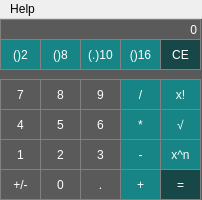
<?xml version="1.0" encoding="UTF-8"?>
<ui version="4.0">
 <class>MainWindow</class>
 <widget class="QMainWindow" name="MainWindow">
  <property name="geometry">
   <rect>
    <x>0</x>
    <y>0</y>
    <width>202</width>
    <height>200</height>
   </rect>
  </property>
  <property name="sizePolicy">
   <sizepolicy hsizetype="Fixed" vsizetype="Fixed">
    <horstretch>0</horstretch>
    <verstretch>0</verstretch>
   </sizepolicy>
  </property>
  <property name="minimumSize">
   <size>
    <width>202</width>
    <height>200</height>
   </size>
  </property>
  <property name="maximumSize">
   <size>
    <width>202</width>
    <height>260</height>
   </size>
  </property>
  <property name="windowTitle">
   <string>TheCalcIsALie</string>
  </property>
  <property name="layoutDirection">
   <enum>Qt::LeftToRight</enum>
  </property>
  <property name="styleSheet">
   <string notr="true">QMainWindow{
	background-color:rgb(90,90,90);
}</string>
  </property>
  <widget class="QWidget" name="centralwidget">
   <property name="sizePolicy">
    <sizepolicy hsizetype="Fixed" vsizetype="Fixed">
     <horstretch>0</horstretch>
     <verstretch>0</verstretch>
    </sizepolicy>
   </property>
   <property name="layoutDirection">
    <enum>Qt::RightToLeft</enum>
   </property>
   <widget class="QPushButton" name="buttonTo8">
    <property name="geometry">
     <rect>
      <x>40</x>
      <y>20</y>
      <width>41</width>
      <height>31</height>
     </rect>
    </property>
    <property name="styleSheet">
     <string notr="true">QPushButton {
  background-color: rgb(23, 133, 133);
  border: 1px solid gray;
	color:white;
}
QPushButton:pressed {
    background-color: qlineargradient(x1: 0, y1: 0, x2: 0, y2: 1,
                                      stop: 0 rgb(0,0,0), stop: 1 rgb(23, 101, 101));
	color:white;
}</string>
    </property>
    <property name="text">
     <string>()8</string>
    </property>
   </widget>
   <widget class="QPushButton" name="num9">
    <property name="geometry">
     <rect>
      <x>80</x>
      <y>60</y>
      <width>41</width>
      <height>31</height>
     </rect>
    </property>
    <property name="accessibleName">
     <string>9</string>
    </property>
    <property name="styleSheet">
     <string notr="true">QPushButton {
  background-color: rgb(90,90,90);
  border: 1px solid gray;
	color:white;
}
QPushButton:pressed {
    background-color: qlineargradient(x1: 0, y1: 0, x2: 0, y2: 1,
                                      stop: 0 rgb(0,0,0), stop: 1 rgb(90,90,90));
	color:white;
}</string>
    </property>
    <property name="text">
     <string>9</string>
    </property>
   </widget>
   <widget class="QPushButton" name="num0">
    <property name="geometry">
     <rect>
      <x>40</x>
      <y>150</y>
      <width>41</width>
      <height>31</height>
     </rect>
    </property>
    <property name="styleSheet">
     <string notr="true">QPushButton {
  background-color: rgb(90,90,90);
  border: 1px solid gray;
	color:white;
}
QPushButton:pressed {
    background-color: qlineargradient(x1: 0, y1: 0, x2: 0, y2: 1,
                                      stop: 0 rgb(0,0,0), stop: 1 rgb(90,90,90));
	color:white;
}</string>
    </property>
    <property name="text">
     <string>0</string>
    </property>
   </widget>
   <widget class="QPushButton" name="buttonTo16">
    <property name="geometry">
     <rect>
      <x>120</x>
      <y>20</y>
      <width>41</width>
      <height>31</height>
     </rect>
    </property>
    <property name="styleSheet">
     <string notr="true">QPushButton {
  background-color: rgb(23, 133, 133);
  border: 1px solid gray;
	color:white;
}
QPushButton:pressed {
    background-color: qlineargradient(x1: 0, y1: 0, x2: 0, y2: 1,
                                      stop: 0 rgb(0,0,0), stop: 1 rgb(23, 101, 101));
	color:white;
}</string>
    </property>
    <property name="text">
     <string>()16</string>
    </property>
   </widget>
   <widget class="QPushButton" name="num6">
    <property name="geometry">
     <rect>
      <x>80</x>
      <y>90</y>
      <width>41</width>
      <height>31</height>
     </rect>
    </property>
    <property name="accessibleName">
     <string>6</string>
    </property>
    <property name="styleSheet">
     <string notr="true">QPushButton {
  background-color: rgb(90,90,90);
  border: 1px solid gray;
	color:white;
}
QPushButton:pressed {
    background-color: qlineargradient(x1: 0, y1: 0, x2: 0, y2: 1,
                                      stop: 0 rgb(0,0,0), stop: 1 rgb(90,90,90));
	color:white;
}</string>
    </property>
    <property name="text">
     <string>6</string>
    </property>
   </widget>
   <widget class="QPushButton" name="buttonPlus">
    <property name="geometry">
     <rect>
      <x>120</x>
      <y>150</y>
      <width>41</width>
      <height>31</height>
     </rect>
    </property>
    <property name="styleSheet">
     <string notr="true">QPushButton {
  background-color: rgb(23, 133, 133);
  border: 1px solid gray;
	color:white;
}
QPushButton:pressed {
    background-color: qlineargradient(x1: 0, y1: 0, x2: 0, y2: 1,
                                      stop: 0 rgb(0,0,0), stop: 1 rgb(23, 101, 101));
	color:white;
}</string>
    </property>
    <property name="text">
     <string>+</string>
    </property>
   </widget>
   <widget class="QPushButton" name="num5">
    <property name="geometry">
     <rect>
      <x>40</x>
      <y>90</y>
      <width>41</width>
      <height>31</height>
     </rect>
    </property>
    <property name="accessibleName">
     <string>5</string>
    </property>
    <property name="styleSheet">
     <string notr="true">QPushButton {
  background-color: rgb(90,90,90);
  border: 1px solid gray;
	color:white;
}
QPushButton:pressed {
    background-color: qlineargradient(x1: 0, y1: 0, x2: 0, y2: 1,
                                      stop: 0 rgb(0,0,0), stop: 1 rgb(90,90,90));
	color:white;
}</string>
    </property>
    <property name="text">
     <string>5</string>
    </property>
   </widget>
   <widget class="QPushButton" name="buttonRoot">
    <property name="geometry">
     <rect>
      <x>160</x>
      <y>90</y>
      <width>41</width>
      <height>31</height>
     </rect>
    </property>
    <property name="styleSheet">
     <string notr="true">QPushButton {
  background-color: rgb(23, 133, 133);
  border: 1px solid gray;
	color:white;
}
QPushButton:pressed {
    background-color: qlineargradient(x1: 0, y1: 0, x2: 0, y2: 1,
                                      stop: 0 rgb(0,0,0), stop: 1 rgb(23, 101, 101));
	color:white;
}</string>
    </property>
    <property name="text">
     <string>√</string>
    </property>
   </widget>
   <widget class="QPushButton" name="buttonTimes">
    <property name="geometry">
     <rect>
      <x>120</x>
      <y>90</y>
      <width>41</width>
      <height>31</height>
     </rect>
    </property>
    <property name="styleSheet">
     <string notr="true">QPushButton {
  background-color: rgb(23, 133, 133);
  border: 1px solid gray;
	color:white;
}
QPushButton:pressed {
    background-color: qlineargradient(x1: 0, y1: 0, x2: 0, y2: 1,
                                      stop: 0 rgb(0,0,0), stop: 1 rgb(23, 101, 101));
	color:white;
}</string>
    </property>
    <property name="text">
     <string>*</string>
    </property>
   </widget>
   <widget class="QPushButton" name="num2">
    <property name="geometry">
     <rect>
      <x>40</x>
      <y>120</y>
      <width>41</width>
      <height>31</height>
     </rect>
    </property>
    <property name="accessibleName">
     <string>2</string>
    </property>
    <property name="styleSheet">
     <string notr="true">QPushButton {
  background-color: rgb(90,90,90);
  border: 1px solid gray;
	color:white;
}
QPushButton:pressed {
    background-color: qlineargradient(x1: 0, y1: 0, x2: 0, y2: 1,
                                      stop: 0 rgb(0,0,0), stop: 1 rgb(90,90,90));
	color:white;
}</string>
    </property>
    <property name="text">
     <string>2</string>
    </property>
   </widget>
   <widget class="QPushButton" name="num7">
    <property name="geometry">
     <rect>
      <x>0</x>
      <y>60</y>
      <width>41</width>
      <height>31</height>
     </rect>
    </property>
    <property name="accessibleName">
     <string>7</string>
    </property>
    <property name="styleSheet">
     <string notr="true">QPushButton {
  background-color: rgb(90,90,90);
  border: 1px solid gray;
	color:white;
}
QPushButton:pressed {
    background-color: qlineargradient(x1: 0, y1: 0, x2: 0, y2: 1,
                                      stop: 0 rgb(0,0,0), stop: 1 rgb(90,90,90));
	color:white;
}</string>
    </property>
    <property name="text">
     <string>7</string>
    </property>
   </widget>
   <widget class="QPushButton" name="buttonCE">
    <property name="geometry">
     <rect>
      <x>160</x>
      <y>20</y>
      <width>41</width>
      <height>31</height>
     </rect>
    </property>
    <property name="styleSheet">
     <string notr="true">QPushButton {
  background-color: rgb(23, 71, 71);
  border: 1px solid gray;
	color:white;
}
QPushButton:pressed {
    background-color: qlineargradient(x1: 0, y1: 0, x2: 0, y2: 1,
                                      stop: 0 rgb(0,0,0), stop: 1 rgb(23, 71, 71));
	color:white;
}</string>
    </property>
    <property name="text">
     <string>CE</string>
    </property>
   </widget>
   <widget class="QPushButton" name="buttonFac">
    <property name="geometry">
     <rect>
      <x>160</x>
      <y>60</y>
      <width>41</width>
      <height>31</height>
     </rect>
    </property>
    <property name="styleSheet">
     <string notr="true">QPushButton {
  background-color: rgb(23, 133, 133);
  border: 1px solid gray;
	color:white;
}
QPushButton:pressed {
    background-color: qlineargradient(x1: 0, y1: 0, x2: 0, y2: 1,
                                      stop: 0 rgb(0,0,0), stop: 1 rgb(23, 101, 101));
	color:white;
}</string>
    </property>
    <property name="text">
     <string>x!</string>
    </property>
   </widget>
   <widget class="QPushButton" name="num4">
    <property name="geometry">
     <rect>
      <x>0</x>
      <y>90</y>
      <width>41</width>
      <height>31</height>
     </rect>
    </property>
    <property name="accessibleName">
     <string>4</string>
    </property>
    <property name="styleSheet">
     <string notr="true">QPushButton {
  background-color: rgb(90,90,90);
  border: 1px solid gray;
	color:white;
}
QPushButton:pressed {
    background-color: qlineargradient(x1: 0, y1: 0, x2: 0, y2: 1,
                                      stop: 0 rgb(0,0,0), stop: 1 rgb(90,90,90));
	color:white;
}</string>
    </property>
    <property name="text">
     <string>4</string>
    </property>
   </widget>
   <widget class="QPushButton" name="buttonDot">
    <property name="geometry">
     <rect>
      <x>80</x>
      <y>150</y>
      <width>41</width>
      <height>31</height>
     </rect>
    </property>
    <property name="styleSheet">
     <string notr="true">QPushButton {
  background-color: rgb(90,90,90);
  border: 1px solid gray;
	color:white;
}
QPushButton:pressed {
    background-color: qlineargradient(x1: 0, y1: 0, x2: 0, y2: 1,
                                      stop: 0 rgb(0,0,0), stop: 1 rgb(90,90,90));
	color:white;
}</string>
    </property>
    <property name="text">
     <string>.</string>
    </property>
   </widget>
   <widget class="QPushButton" name="num1">
    <property name="geometry">
     <rect>
      <x>0</x>
      <y>120</y>
      <width>41</width>
      <height>31</height>
     </rect>
    </property>
    <property name="accessibleName">
     <string>1</string>
    </property>
    <property name="styleSheet">
     <string notr="true">QPushButton {
  background-color: rgb(90,90,90);
  border: 1px solid gray;
	color:white;
}
QPushButton:pressed {
    background-color: qlineargradient(x1: 0, y1: 0, x2: 0, y2: 1,
                                      stop: 0 rgb(0,0,0), stop: 1 rgb(90,90,90));
	color:white;
}
</string>
    </property>
    <property name="text">
     <string>1</string>
    </property>
   </widget>
   <widget class="QPushButton" name="num3">
    <property name="geometry">
     <rect>
      <x>80</x>
      <y>120</y>
      <width>41</width>
      <height>31</height>
     </rect>
    </property>
    <property name="accessibleName">
     <string>3</string>
    </property>
    <property name="styleSheet">
     <string notr="true">QPushButton {
  background-color: rgb(90,90,90);
  border: 1px solid gray;
	color:white;
}
QPushButton:pressed {
    background-color: qlineargradient(x1: 0, y1: 0, x2: 0, y2: 1,
                                      stop: 0 rgb(0,0,0), stop: 1 rgb(90,90,90));
	color:white;
}</string>
    </property>
    <property name="text">
     <string>3</string>
    </property>
   </widget>
   <widget class="QPushButton" name="num8">
    <property name="geometry">
     <rect>
      <x>40</x>
      <y>60</y>
      <width>41</width>
      <height>31</height>
     </rect>
    </property>
    <property name="accessibleName">
     <string>8</string>
    </property>
    <property name="styleSheet">
     <string notr="true">QPushButton {
  background-color: rgb(90,90,90);
  border: 1px solid gray;
	color:white;
}
QPushButton:pressed {
    background-color: qlineargradient(x1: 0, y1: 0, x2: 0, y2: 1,
                                      stop: 0 rgb(0,0,0), stop: 1 rgb(90,90,90));
	color:white;
}</string>
    </property>
    <property name="text">
     <string>8</string>
    </property>
   </widget>
   <widget class="QPushButton" name="buttonSign">
    <property name="geometry">
     <rect>
      <x>0</x>
      <y>150</y>
      <width>41</width>
      <height>31</height>
     </rect>
    </property>
    <property name="styleSheet">
     <string notr="true">QPushButton {
  background-color: rgb(90,90,90);
  border: 1px solid gray;
	color:white;
}
QPushButton:pressed {
    background-color: qlineargradient(x1: 0, y1: 0, x2: 0, y2: 1,
                                      stop: 0 rgb(0,0,0), stop: 1 rgb(90,90,90));
	color:white;
}</string>
    </property>
    <property name="text">
     <string>+/-</string>
    </property>
   </widget>
   <widget class="QPushButton" name="buttonTo2">
    <property name="geometry">
     <rect>
      <x>0</x>
      <y>20</y>
      <width>41</width>
      <height>31</height>
     </rect>
    </property>
    <property name="sizePolicy">
     <sizepolicy hsizetype="Fixed" vsizetype="Fixed">
      <horstretch>0</horstretch>
      <verstretch>0</verstretch>
     </sizepolicy>
    </property>
    <property name="styleSheet">
     <string notr="true">QPushButton {
  background-color: rgb(23, 133, 133);
  border: 1px solid gray;
	color:white;
}
QPushButton:pressed {
    background-color: qlineargradient(x1: 0, y1: 0, x2: 0, y2: 1,
                                      stop: 0 rgb(0,0,0), stop: 1 rgb(23, 101, 101));
	color:white;
}</string>
    </property>
    <property name="text">
     <string>()2</string>
    </property>
   </widget>
   <widget class="QPushButton" name="buttonEq">
    <property name="geometry">
     <rect>
      <x>160</x>
      <y>150</y>
      <width>41</width>
      <height>31</height>
     </rect>
    </property>
    <property name="styleSheet">
     <string notr="true">QPushButton {
  background-color: rgb(23, 71, 71);
  border: 1px solid gray;
	color:white;
}
QPushButton:pressed {
    background-color: qlineargradient(x1: 0, y1: 0, x2: 0, y2: 1,
                                      stop: 0 rgb(0,0,0), stop: 1 rgb(23, 71, 71));
	color:white;
}</string>
    </property>
    <property name="text">
     <string>=</string>
    </property>
   </widget>
   <widget class="QPushButton" name="buttonDiv">
    <property name="geometry">
     <rect>
      <x>120</x>
      <y>60</y>
      <width>41</width>
      <height>31</height>
     </rect>
    </property>
    <property name="styleSheet">
     <string notr="true">QPushButton {
  background-color: rgb(23, 133, 133);
  border: 1px solid gray;
	color:white;
}
QPushButton:pressed {
    background-color: qlineargradient(x1: 0, y1: 0, x2: 0, y2: 1,
                                      stop: 0 rgb(0,0,0), stop: 1 rgb(23, 101, 101));
	color:white;
}</string>
    </property>
    <property name="text">
     <string>/</string>
    </property>
   </widget>
   <widget class="QPushButton" name="buttonTo10">
    <property name="geometry">
     <rect>
      <x>80</x>
      <y>20</y>
      <width>41</width>
      <height>31</height>
     </rect>
    </property>
    <property name="styleSheet">
     <string notr="true">QPushButton {
  background-color: rgb(23, 133, 133);
  border: 1px solid gray;
	color:white;
}
QPushButton:pressed {
    background-color: qlineargradient(x1: 0, y1: 0, x2: 0, y2: 1,
                                      stop: 0 rgb(0,0,0), stop: 1 rgb(23, 101, 101));
	color:white;
}</string>
    </property>
    <property name="text">
     <string>(.)10</string>
    </property>
   </widget>
   <widget class="QPushButton" name="buttonMinus">
    <property name="geometry">
     <rect>
      <x>120</x>
      <y>120</y>
      <width>41</width>
      <height>31</height>
     </rect>
    </property>
    <property name="styleSheet">
     <string notr="true">QPushButton {
  background-color: rgb(23, 133, 133);
  border: 1px solid gray;
	color:white;
}
QPushButton:pressed {
    background-color: qlineargradient(x1: 0, y1: 0, x2: 0, y2: 1,
                                      stop: 0 rgb(0,0,0), stop: 1 rgb(23, 101, 101));
	color:white;
}</string>
    </property>
    <property name="text">
     <string>-</string>
    </property>
   </widget>
   <widget class="QPushButton" name="buttonExp">
    <property name="geometry">
     <rect>
      <x>160</x>
      <y>120</y>
      <width>41</width>
      <height>31</height>
     </rect>
    </property>
    <property name="styleSheet">
     <string notr="true">QPushButton {
  background-color: rgb(23, 133, 133);
  border: 1px solid gray;
	color:white;
}
QPushButton:pressed {
    background-color: qlineargradient(x1: 0, y1: 0, x2: 0, y2: 1,
                                      stop: 0 rgb(0,0,0), stop: 1 rgb(23, 101, 101));
	color:white;
}</string>
    </property>
    <property name="text">
     <string>x^n</string>
    </property>
   </widget>
   <widget class="QLabel" name="display">
    <property name="geometry">
     <rect>
      <x>0</x>
      <y>0</y>
      <width>201</width>
      <height>21</height>
     </rect>
    </property>
    <property name="layoutDirection">
     <enum>Qt::RightToLeft</enum>
    </property>
    <property name="styleSheet">
     <string notr="true">QLabel{
	border: 1px solid gray;
	qproperty-alignment: 'AlignVCenter | AlignRight';
	background-color:rgb(90,90,90);
	color:white;
}</string>
    </property>
    <property name="text">
     <string>0</string>
    </property>
    <property name="alignment">
     <set>Qt::AlignRight|Qt::AlignTrailing|Qt::AlignVCenter</set>
    </property>
   </widget>
   <widget class="QPushButton" name="numA">
    <property name="enabled">
     <bool>true</bool>
    </property>
    <property name="geometry">
     <rect>
      <x>0</x>
      <y>180</y>
      <width>41</width>
      <height>31</height>
     </rect>
    </property>
    <property name="accessibleName">
     <string>10</string>
    </property>
    <property name="styleSheet">
     <string notr="true">QPushButton {
  background-color: rgb(90,90,90);
  border: 1px solid gray;
	color:white;
}
QPushButton:pressed {
    background-color: qlineargradient(x1: 0, y1: 0, x2: 0, y2: 1,
                                      stop: 0 rgb(0,0,0), stop: 1 rgb(90,90,90));
	color:white;
}</string>
    </property>
    <property name="text">
     <string>A</string>
    </property>
   </widget>
   <widget class="QPushButton" name="numE">
    <property name="geometry">
     <rect>
      <x>40</x>
      <y>210</y>
      <width>41</width>
      <height>31</height>
     </rect>
    </property>
    <property name="accessibleName">
     <string>14</string>
    </property>
    <property name="styleSheet">
     <string notr="true">QPushButton {
  background-color: rgb(90,90,90);
  border: 1px solid gray;
	color:white;
}
QPushButton:pressed {
    background-color: qlineargradient(x1: 0, y1: 0, x2: 0, y2: 1,
                                      stop: 0 rgb(0,0,0), stop: 1 rgb(90,90,90));
	color:white;
}</string>
    </property>
    <property name="text">
     <string>E</string>
    </property>
   </widget>
   <widget class="QPushButton" name="numC">
    <property name="geometry">
     <rect>
      <x>80</x>
      <y>180</y>
      <width>41</width>
      <height>31</height>
     </rect>
    </property>
    <property name="accessibleName">
     <string>12</string>
    </property>
    <property name="styleSheet">
     <string notr="true">QPushButton {
  background-color: rgb(90,90,90);
  border: 1px solid gray;
	color:white;
}
QPushButton:pressed {
    background-color: qlineargradient(x1: 0, y1: 0, x2: 0, y2: 1,
                                      stop: 0 rgb(0,0,0), stop: 1 rgb(90,90,90));
	color:white;
}</string>
    </property>
    <property name="text">
     <string>C</string>
    </property>
   </widget>
   <widget class="QPushButton" name="numF">
    <property name="geometry">
     <rect>
      <x>80</x>
      <y>210</y>
      <width>41</width>
      <height>31</height>
     </rect>
    </property>
    <property name="accessibleName">
     <string>15</string>
    </property>
    <property name="styleSheet">
     <string notr="true">QPushButton {
  background-color: rgb(90,90,90);
  border: 1px solid gray;
	color:white;
}
QPushButton:pressed {
    background-color: qlineargradient(x1: 0, y1: 0, x2: 0, y2: 1,
                                      stop: 0 rgb(0,0,0), stop: 1 rgb(90,90,90));
	color:white;
}</string>
    </property>
    <property name="text">
     <string>F</string>
    </property>
   </widget>
   <widget class="QPushButton" name="numD">
    <property name="geometry">
     <rect>
      <x>0</x>
      <y>210</y>
      <width>41</width>
      <height>31</height>
     </rect>
    </property>
    <property name="accessibleName">
     <string>13</string>
    </property>
    <property name="styleSheet">
     <string notr="true">QPushButton {
  background-color: rgb(90,90,90);
  border: 1px solid gray;
	color:white;
}
QPushButton:pressed {
    background-color: qlineargradient(x1: 0, y1: 0, x2: 0, y2: 1,
                                      stop: 0 rgb(0,0,0), stop: 1 rgb(90,90,90));
	color:white;
}
</string>
    </property>
    <property name="text">
     <string>D</string>
    </property>
   </widget>
   <widget class="QPushButton" name="numB">
    <property name="geometry">
     <rect>
      <x>40</x>
      <y>180</y>
      <width>41</width>
      <height>31</height>
     </rect>
    </property>
    <property name="accessibleName">
     <string>11</string>
    </property>
    <property name="styleSheet">
     <string notr="true">QPushButton {
  background-color: rgb(90,90,90);
  border: 1px solid gray;
	color:white;
}
QPushButton:pressed {
    background-color: qlineargradient(x1: 0, y1: 0, x2: 0, y2: 1,
                                      stop: 0 rgb(0,0,0), stop: 1 rgb(90,90,90));
	color:white;
}</string>
    </property>
    <property name="text">
     <string>B</string>
    </property>
   </widget>
  </widget>
  <widget class="QMenuBar" name="menubar">
   <property name="geometry">
    <rect>
     <x>0</x>
     <y>0</y>
     <width>202</width>
     <height>19</height>
    </rect>
   </property>
   <widget class="QMenu" name="menuHelp">
    <property name="title">
     <string>Help</string>
    </property>
    <addaction name="actionAbout"/>
   </widget>
   <addaction name="menuHelp"/>
  </widget>
  <action name="actionAbout">
   <property name="text">
    <string>About</string>
   </property>
  </action>
 </widget>
 <resources/>
 <connections/>
</ui>
